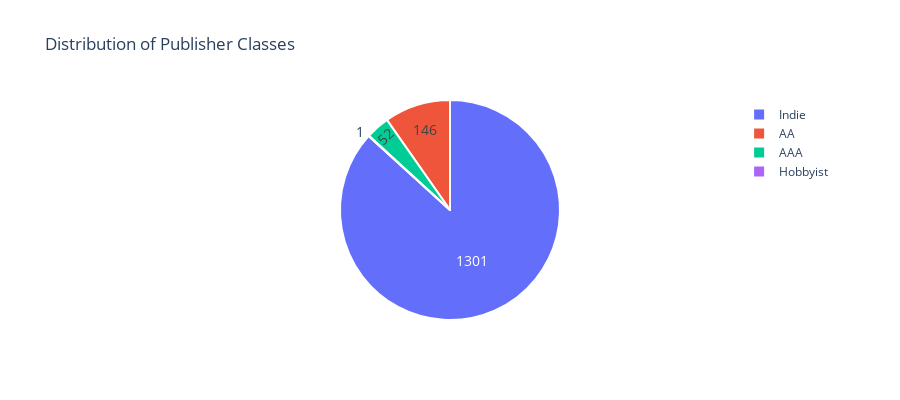

The notebook cell this image was saved under:
### Code cell
import plotly.graph_objects as go

# Sample data preparation (replace this with your actual DataFrame)
def plot_publisher_class_distribution() -> go.Figure:
    data = top_1500_steam['publisher_class'].value_counts().reset_index(name='count')

    # Create the pie chart
    fig = go.Figure(
        data=[
            go.Pie(
                labels=data["publisher_class"],
                values=data["count"],
                hoverinfo="label+percent",
                textinfo="value",
                textfont_size=14,
                marker=dict(line=dict(color="white", width=2)),
            )
        ]
    )
    fig.update_layout(
        title_text="Distribution of Publisher Classes",
        showlegend=True,
        height=400
    )
    return fig
plot_publisher_class_distribution().show()

### Figure 1 — Plotly figure (JSON) as saved in the notebook; plotly's stock layout.template omitted (floating-point values rounded to 4 significant figures)
{"data": [{"hoverinfo": "label+percent", "labels": ["Indie", "AA", "AAA", "Hobbyist"], "marker": {"line": {"color": "white", "width": 2}}, "textfont": {"size": 14}, "textinfo": "value", "type": "pie", "values": [1301, 146, 52, 1]}], "layout": {"height": 400, "showlegend": true, "title": {"text": "Distribution of Publisher Classes"}}}
